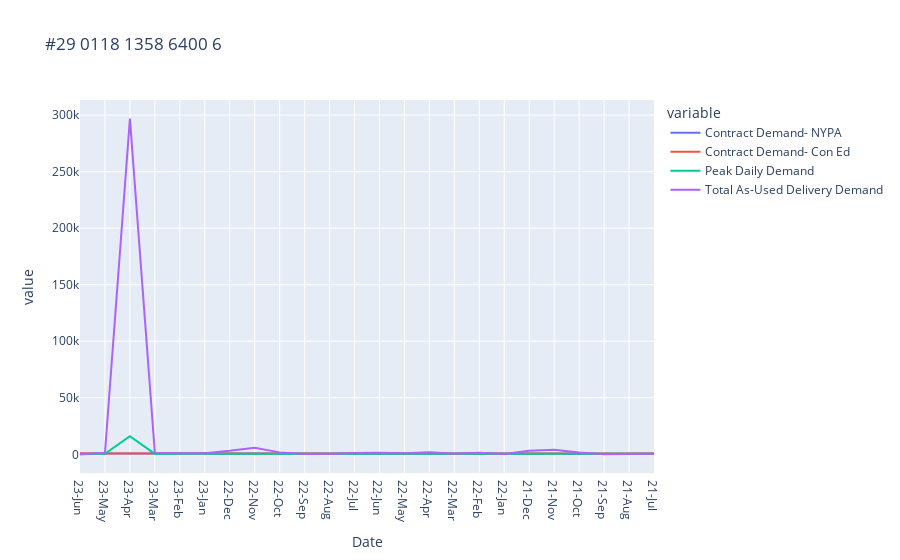

The cell this chart's notebook holds for it:
### Code cell
df3=pd.read_csv('64006.csv')
df3=df3.rename(columns={'Contract Demand': 'Contract Demand- NYPA'})
fig = px.line(df3, x="Date", y=df3.columns,
              title='#29 0118 1358 6400 6')
fig.update_xaxes(
    dtick="M1",
    tickformat="%b\n%Y")
fig.show()

### Figure 1 — Plotly figure (JSON) as saved in the notebook; plotly's stock layout.template omitted (floating-point values rounded to 4 significant figures)
{"data": [{"hovertemplate": "variable=Contract Demand- NYPA<br>Date=%{x}<br>value=%{y}<extra></extra>", "legendgroup": "Contract Demand- NYPA", "line": {"color": "#636efa", "dash": "solid"}, "marker": {"symbol": "circle"}, "mode": "lines", "name": "Contract Demand- NYPA", "orientation": "v", "showlegend": true, "type": "scatter", "x": ["23-Jun", "23-May", "23-Apr", "23-Mar", "23-Feb", "23-Jan", "22-Dec", "22-Nov", "22-Oct", "22-Sep", "22-Aug", "22-Jul", "22-Jun", "22-May", "22-Apr", "22-Mar", "22-Feb", "22-Jan", "21-Dec", "21-Nov", "21-Oct", "21-Sep", "21-Aug", "21-Jul"], "xaxis": "x", "y": [657, 657, 657, 657, 657, 657, 507, 507, 507, 507, 507, 507, 507, 507, 507, 507, 507, 547, 547, 547, 547, 547, 547, 547], "yaxis": "y"}, {"hovertemplate": "variable=Contract Demand- Con Ed<br>Date=%{x}<br>value=%{y}<extra></extra>", "legendgroup": "Contract Demand- Con Ed", "line": {"color": "#EF553B", "dash": "solid"}, "marker": {"symbol": "circle"}, "mode": "lines", "name": "Contract Demand- Con Ed", "orientation": "v", "showlegend": true, "type": "scatter", "x": ["23-Jun", "23-May", "23-Apr", "23-Mar", "23-Feb", "23-Jan", "22-Dec", "22-Nov", "22-Oct", "22-Sep", "22-Aug", "22-Jul", "22-Jun", "22-May", "22-Apr", "22-Mar", "22-Feb", "22-Jan", "21-Dec", "21-Nov", "21-Oct", "21-Sep", "21-Aug", "21-Jul"], "xaxis": "x", "y": [840, 840, 840, 840, 840, 840, 840, 840, 840, 840, 840, 840, 840, 840, 840, 840, 840, 840, 840, 840, 840, 840, 840, 840], "yaxis": "y"}, {"hovertemplate": "variable=Peak Daily Demand<br>Date=%{x}<br>value=%{y}<extra></extra>", "legendgroup": "Peak Daily Demand", "line": {"color": "#00cc96", "dash": "solid"}, "marker": {"symbol": "circle"}, "mode": "lines", "name": "Peak Daily Demand", "orientation": "v", "showlegend": true, "type": "scatter", "x": ["23-Jun", "23-May", "23-Apr", "23-Mar", "23-Feb", "23-Jan", "22-Dec", "22-Nov", "22-Oct", "22-Sep", "22-Aug", "22-Jul", "22-Jun", "22-May", "22-Apr", "22-Mar", "22-Feb", "22-Jan", "21-Dec", "21-Nov", "21-Oct", "21-Sep", "21-Aug", "21-Jul"], "xaxis": "x", "y": [0, 455.0, 16000.0, 380.2, 495.4, 495.4, 409.0, 201.6, 397.4, 391.7, 351.4, 478.1, 541.4, 432, 414.7, 432, 656.6, 282.2, 426.2, 230.4, 345.6, 0, 351.4, 547.2], "yaxis": "y"}, {"hovertemplate": "variable=Total As-Used Delivery Demand<br>Date=%{x}<br>value=%{y}<extra></extra>", "legendgroup": "Total As-Used Delivery Demand", "line": {"color": "#ab63fa", "dash": "solid"}, "marker": {"symbol": "circle"}, "mode": "lines", "name": "Total As-Used Delivery Demand", "orientation": "v", "showlegend": true, "type": "scatter", "x": ["23-Jun", "23-May", "23-Apr", "23-Mar", "23-Feb", "23-Jan", "22-Dec", "22-Nov", "22-Oct", "22-Sep", "22-Aug", "22-Jul", "22-Jun", "22-May", "22-Apr", "22-Mar", "22-Feb", "22-Jan", "21-Dec", "21-Nov", "21-Oct", "21-Sep", "21-Aug", "21-Jul"], "xaxis": "x", "y": [0, 1221.0, 296800.0, 1284.0, 1066.0, 1066.0, 3133.0, 5818.0, 1740.0, 391.7, 351.4, 1279.0, 1452.0, 1037.0, 1895.0, 432, 1486.0, 282.2, 3224.0, 4015.0, 1699.0, 0, 351.4, 581.8], "yaxis": "y"}], "layout": {"legend": {"title": {"text": "variable"}, "tracegroupgap": 0}, "title": {"text": "#29 0118 1358 6400 6"}, "xaxis": {"anchor": "y", "domain": [0, 1], "dtick": "M1", "tickformat": "%b\n%Y", "title": {"text": "Date"}}, "yaxis": {"anchor": "x", "domain": [0, 1], "title": {"text": "value"}}}}
